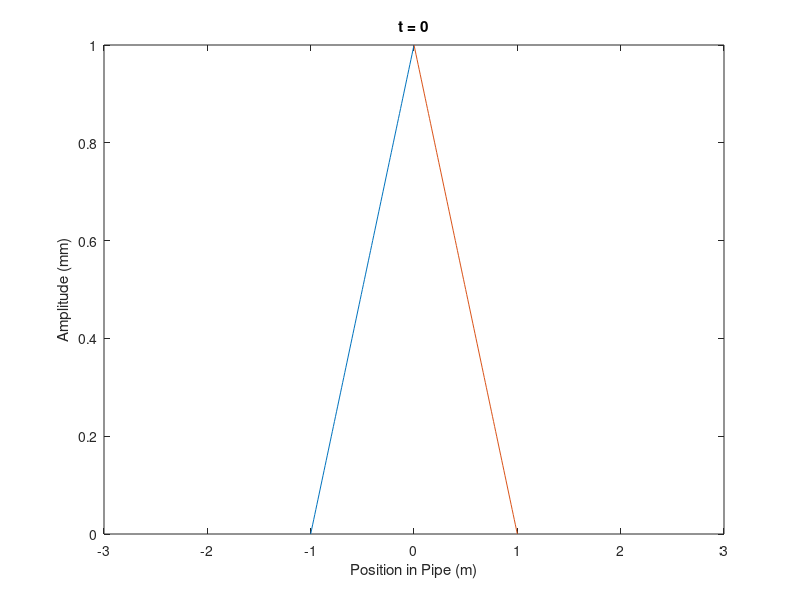
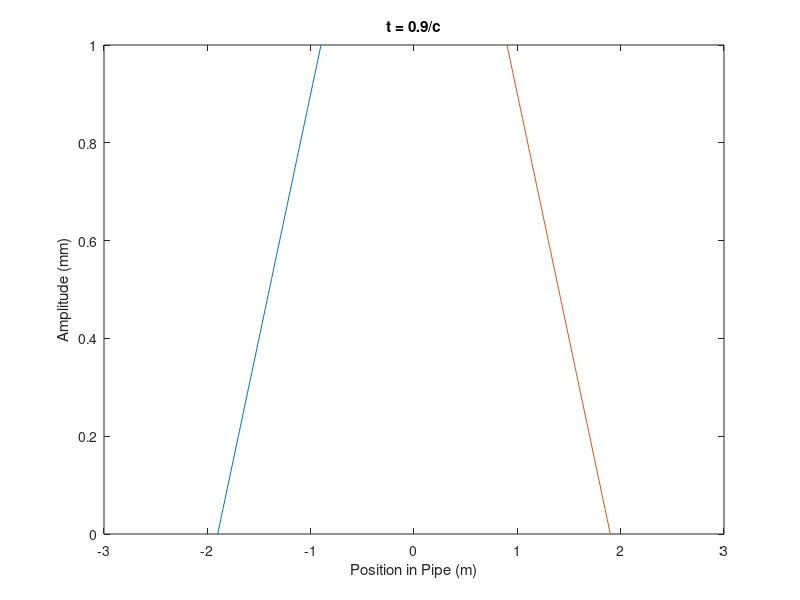
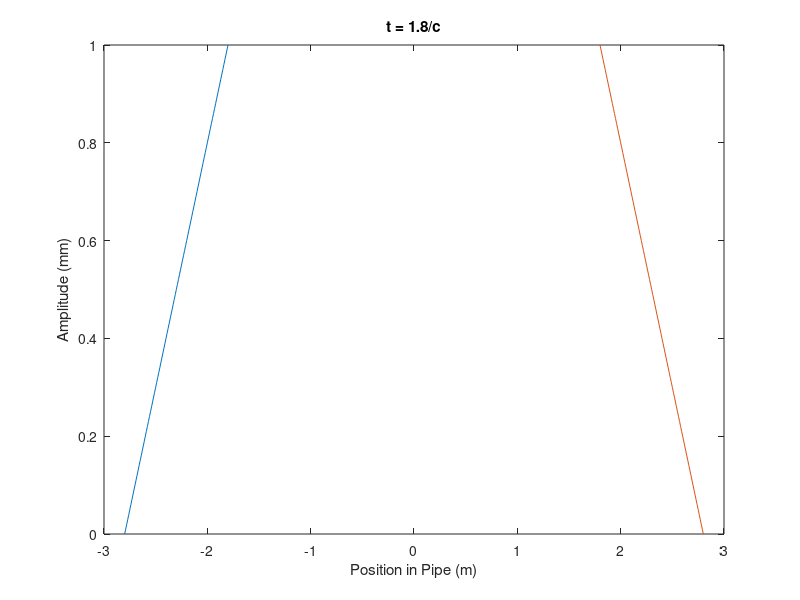

Write the MATLAB code that produced these figures, in order.
clear

t = (0:0.01:1)';
unitstep= t>=0;
ramp = t.*unitstep;

% Plot t=0
figure(1)
plot(t-1, ramp);
hold on;
plot(t, -ramp+1);
title('t = 0');
axis([-3 3 0 1]);
xlabel('Position in Pipe (m)'); ylabel('Amplitude (mm)');

% Plot t = 0.9/c
figure(2)
plot(t-1.9, ramp);
hold on;
plot(t+0.9, -ramp+1);
title('t = 0.9/c');
axis([-3 3 0 1]);
xlabel('Position in Pipe (m)'); ylabel('Amplitude (mm)');

% Plot t=1.8/c
figure(3)
plot(t-2.8, ramp);
hold on;
plot(t+1.8, -ramp+1);
title('t = 1.8/c');
axis([-3 3 0 1]);
xlabel('Position in Pipe (m)'); ylabel('Amplitude (mm)');